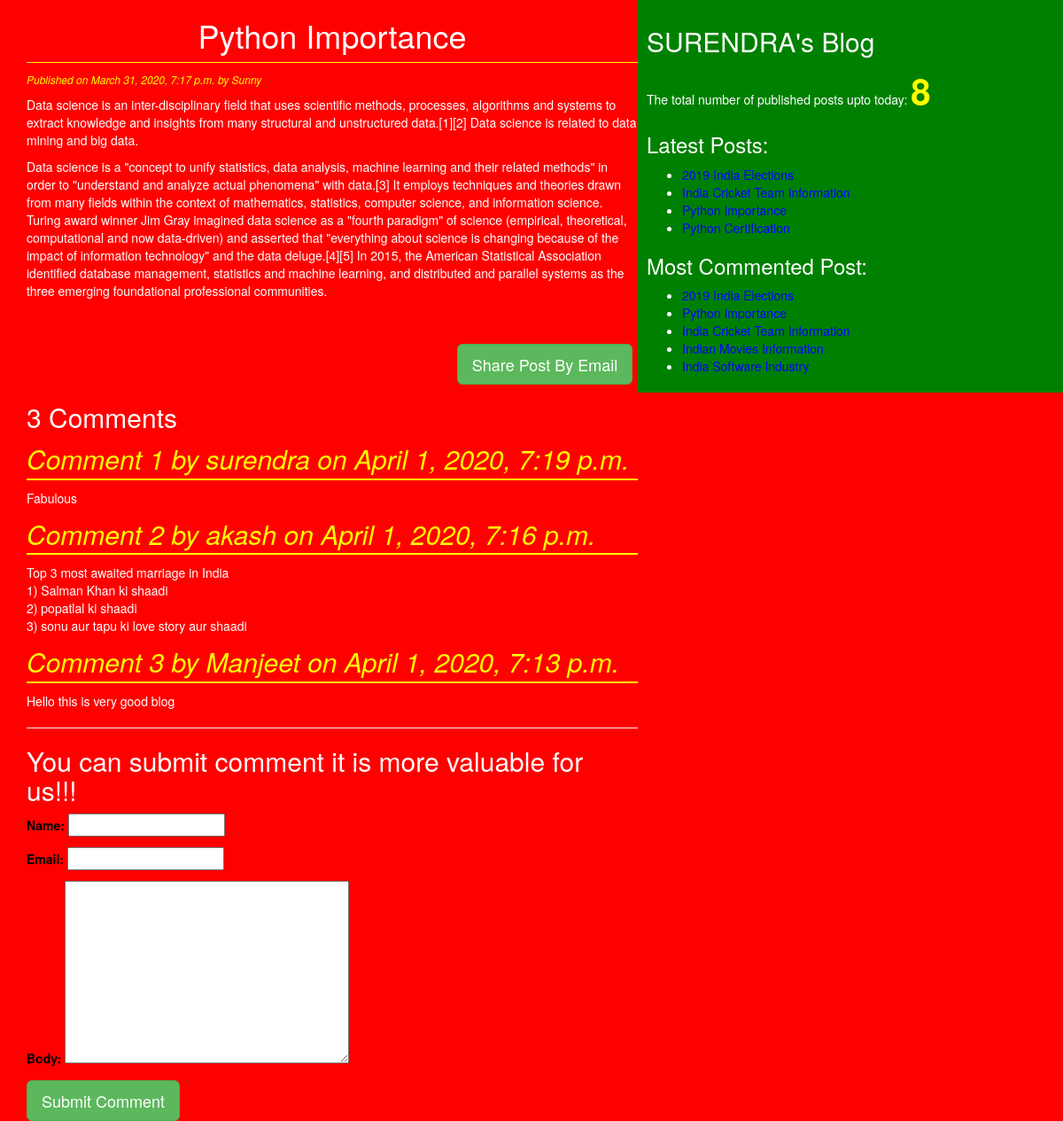
Page /2020/03/31/python-importance/ on the committed database.
### blog/models.py (models this page shows, shortened)
class Post(models.Model):
    STATUS_CHOICES=(('draft','Draft'),('published','Published'))
    title=models.CharField(max_length=256)
    slug=models.SlugField(max_length=264,unique_for_date='publish')
    author=models.ForeignKey(User,related_name='blog_posts',on_delete=models.DO_NOTHING)
    body=models.TextField()
    publish=models.DateTimeField(default=timezone.now)
    created=models.DateTimeField(auto_now_add=True)
    updated=models.DateTimeField(auto_now=True)
    status=models.CharField(max_length=10,choices=STATUS_CHOICES,default='draft')
    objects=CustomManager()
    tags=TaggableManager()
    class Meta:
        ordering=('-publish',)
    def get_absolute_url(self):
        return reverse('post_detail',args=[self.publish.year,self.publish.strftime('%m'),self.publish.strftime('%d'),
        self.slug])

class Comment(models.Model):
    post=models.ForeignKey(Post,related_name='comments',on_delete=models.DO_NOTHING)
    name=models.CharField(max_length=32)
    email=models.EmailField()
    body=models.TextField()
    created=models.DateTimeField(auto_now_add=True)
    updated=models.DateTimeField(auto_now=True)
    active=models.BooleanField(default=True)
    class Meta:
        ordering=('-created',)

### blog/views.py (the view)
# urls.py: re_path(r'^(?P<year>\d{4})/(?P<month>\d{2})/(?P<day>\d{2})/(?P<post>[-\w]+)/$', views.post_detail_view,name="post_detail"),
def post_detail_view(request,year,month,day,post):
        post=get_object_or_404(Post,slug=post,
                                    status="published",
                                    publish__year=year,
                                    publish__month=month,
                                    publish__day=day)
        comments=post.comments.filter(active=True)
        csubmit=False
        if request.method=='POST':
            form=CommentForm(request.POST)
            if form.is_valid():
                new_comment=form.save(commit=False)
                new_comment.post=post
                new_comment.save()
                csubmit=True
        else:
            form=CommentForm()
        return render(request,'blog/post_detail.html',{'post':post,'form':form,'csubmit':csubmit,'comments':comments})

### blog/forms.py
class CommentForm(forms.ModelForm):
    class Meta:
        model=Comment
        fields=('name','email','body')

### blog/models.py (called while the page is built)
    def get_queryset(self):
        return super().get_queryset().filter(status="published")

### blog/templatetags/blog_tags.py (called while the page is built)
@register.simple_tag(name='my_tag')
def total_posts():
    return Post.objects.count()

@register.inclusion_tag('blog/latest_posts123.html')
def show_latest_post(count=3):
    latest_posts=Post.objects.order_by('-publish')[:count]
    return {'latest_posts':latest_posts}

@register.simple_tag
def get_most_commented_posts(count=5):
    return Post.objects.annotate(total_comments=Count('comments')).order_by('-total_comments')[:count]

### templates/blog/post_detail.html (shortened to what this page needs)
<!DOCTYPE html>
{%extends 'blog/base.html'%}
    {%block content%}
        <h1>{{post.title}}</h1>
        <p id="date">Published on {{post.publish}} by {{post.author|title}}</p>
        {{post.body|linebreaks}}<br><br>
        <div class="container" align='center'>
            <a href="/{{post.id}}/share" class="btn btn-lg btn-success">Share Post By Email</a>
        </div>
    {%with comments.count as comments_count%}
      <h2>{{comments_count}} Comment{{comments_count|pluralize}}</h2>
    {%endwith%}
    {%if comments%}
      {%for comment in comments%}
          <p id="ch">Comment {{forloop.counter}} by {{comment.name}} on {{comment.created}}</p>
          <div class="cb">{{comment.body|linebreaks}}</div>
      {%endfor%}
      <hr>
      {%else%}
        <p>There are no Comments Yet !!!</p>
    {%endif%}
    {%if csubmit%}
        <h2>Your Comment Added Successfully</h2>
        {%else%}
        <h2>You can submit comment it is more valuable for us!!!</h2>
        <form method="post">
            {{form.as_p}}
            <input type="submit"  class="btn btn-success btn-lg"value="Submit Comment">
        </form>
    {%endif%}
  {%endblock%}

### templates/blog/base.html (shortened to what this page needs)
<!DOCTYPE html>
{%load blog_tags%}
{%load static%}
<html lang="en" dir="ltr">
  <head>
    <link rel="stylesheet" href="https://maxcdn.bootstrapcdn.com/bootstrap/3.3.7/css/bootstrap.min.css"
>
    <link rel="stylesheet" href="{% static "css/blog.css" %}">
  </head>
  <body>
    <div class="content">
        {%block content%}{%endblock%}
    </div>
    <div class="sidebar">
        <h2>SURENDRA's Blog</h2>
        <p>The total number of published posts upto  today: <span id="pcount">{%my_tag%}</span> </p>
        <h3>Latest Posts:</h3>{%show_latest_post 4%}
        <h3>Most Commented Post:</h3>
          {%get_most_commented_posts as most_commented_posts%}
          <ul>
            {%for post in most_commented_posts%}
              <li><a href="{{post.get_absolute_url}}">{{post.title}}</a></li>
            {%endfor%}
          </ul>
    </div>
  </body>
</html>

### templates/blog/latest_posts123.html
<ul>
  {%for post in latest_posts%}
    <li><a href="{{post.get_absolute_url}}">{{post.title}}</a></li>
  {%endfor%}
</ul>

### static/css/blog.css (style rules this page uses)
.content { width: 60%; height: 100%; float: left; padding: 0 0 0 30px; background: red; }
.sidebar { width: 40%; height: 100%; float: right; padding: 10px; background: green; }
h1 { text-align: center; border-bottom: 1px solid yellow; padding-bottom: 10px; }
body { color: white; background-color: red; }
#date { color: yellow; font-size: 12px; font-style: italic; }
#ch { color: yellow; font-size: 30px; font-style: italic; border-bottom: 2px solid yellow; }
.cb { color: white; }
a { color: blue; }
form { color: Black; }
#pcount { font-size: 40px; color: yellow; font-weight: bold; }

### rows in the picture
Post: title "Python Importance", publish "March 31, 2020, 7:17 p.m.", author "Sunny", body "Data science is an inter-disciplinary field that uses scientific methods, processes, algorithms and systems to extract knowledge and insights from many structural and unstructured data.[1][2] Data science is related to data mining and big data. Data science is a \"concept to unify statistics, data analysis, machine learning and their related methods\" in order to \"understand and analyze actual phenomena\" with data.[3] It employs techniques and theories drawn from many fields within the context of mathematics, statistics, computer science, and information science. Turing award winner Jim Gray imagined data science as a \"fourth paradigm\" of science (empirical, theoretical, computational and now…"
Comment: name "surendra", created "April 1, 2020, 7:19 p.m.", body "Fabulous"
Comment: name "akash", created "April 1, 2020, 7:16 p.m.", body "Top 3 most awaited marriage in India 1) Salman Khan ki shaadi 2) popatlal ki shaadi 3) sonu aur tapu ki love story aur shaadi"
Comment: name "Manjeet", created "April 1, 2020, 7:13 p.m.", body "Hello this is very good blog"
Post: title "2019 India Elections"
Post: title "India Cricket Team Information"
Post: title "Python Certification"
Post: title "Indian Movies Information"
Post: title "India Software Industry"

### other values in the picture
{{ comments_count }} "3"
